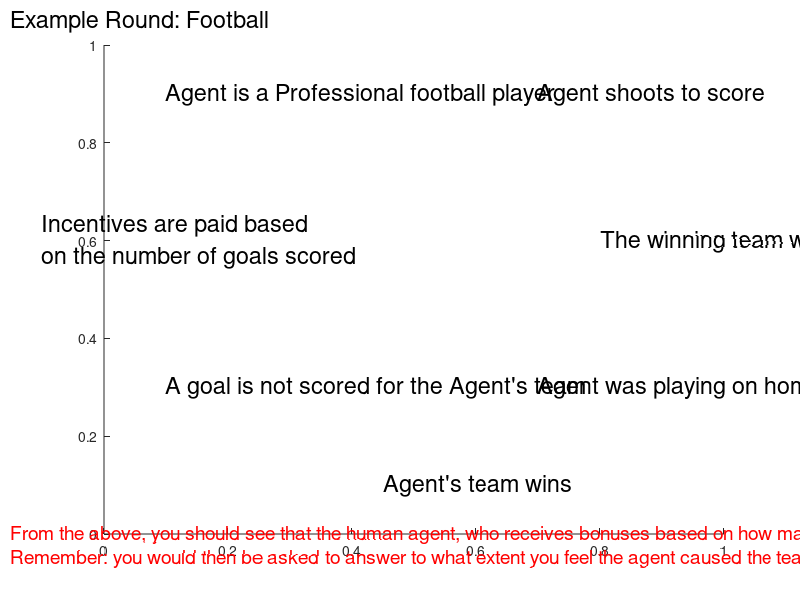

Write the MATLAB code that produced this figure.
function [ExFt_start, ExFt_end] =  ExampleFootball()
cla
hold on 
ExFt_start = datestr(now);

IncentiveText = sprintf('Incentives are paid based\non the number of goals scored');
AgentText = sprintf('Agent is a Professional football player');
ActionText = sprintf('Agent shoots to score');
Outcome1Text = sprintf("A goal is not scored for the Agent's team");
Outcome2Text = sprintf("Agent's team wins");
DummyText = sprintf('Agent was playing on home ground');
PivotText = sprintf('The winning team won by 3 goals');
ExplainText = sprintf('From the above, you should see that the human agent, who receives bonuses based on how many goals they score, was playing at home ground, tried to shoot for goal and missed, but the team still won the match by 3 points.');
ReminderText = sprintf('Remember: you would then be asked to answer to what extent you feel the agent caused the team to win/lose.');

TitleText = sprintf("Example Round: Football");
text(-0.15,1.05,TitleText,'FontSize',17)

text(0.1,0.9,AgentText,'FontSize',17)
text(0.7,0.9,ActionText,'FontSize',17)
text(-0.1,0.6,IncentiveText,'FontSize',17)
text(0.80,0.6,PivotText,'FontSize',17)
text(0.1,0.3,Outcome1Text,'FontSize',17)
text(0.7,0.3,DummyText,'FontSize',17)
text(0.45,0.1,Outcome2Text,'FontSize',17)
text(-0.15,0.0,ExplainText,'FontSize',14,'Color','r') 
text(-0.15,-0.05,ReminderText,'FontSize',14,'Color','r') 

pause


ExFt_end = datestr(now);